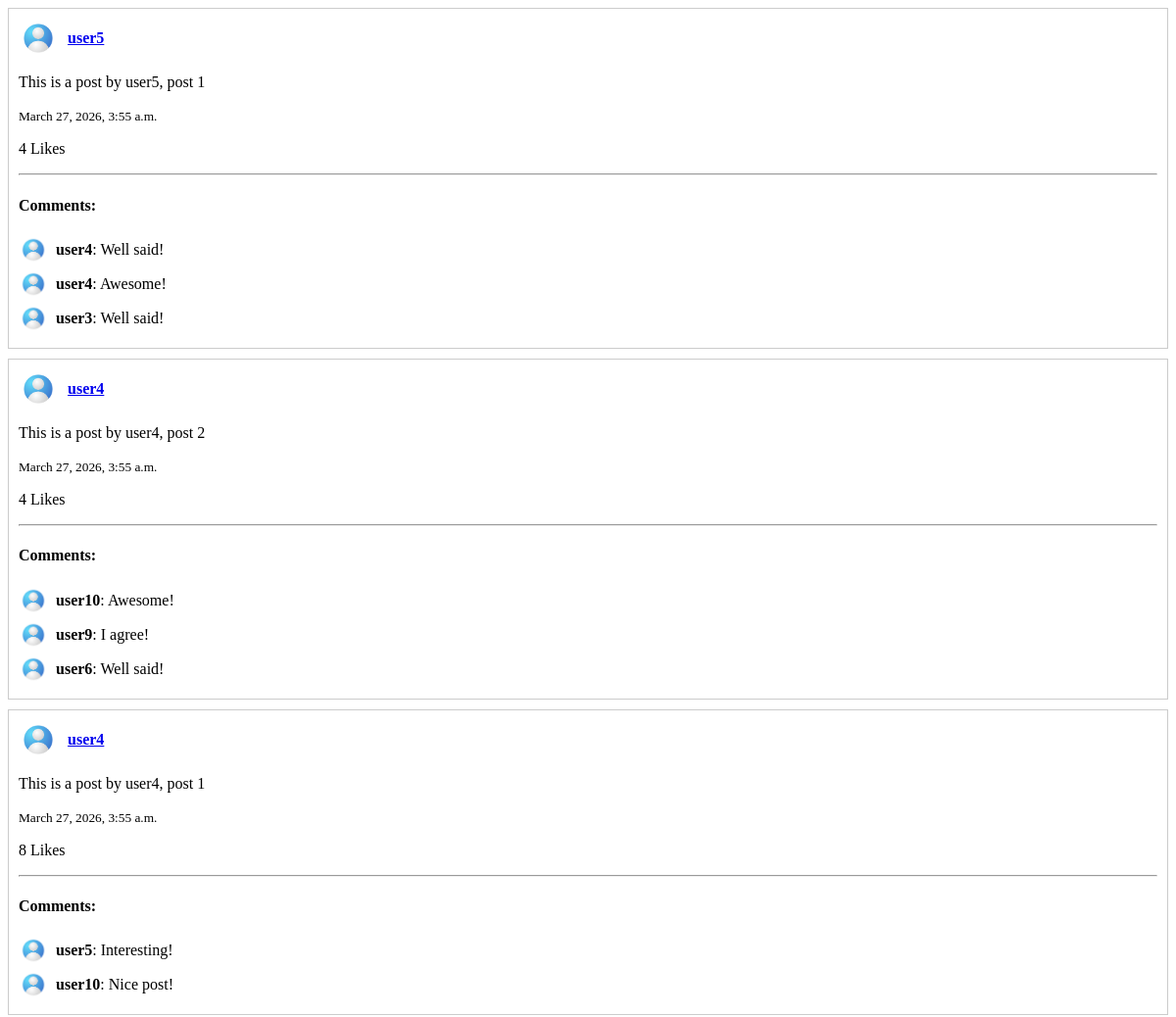
Before: / (middle part) with the older database file.
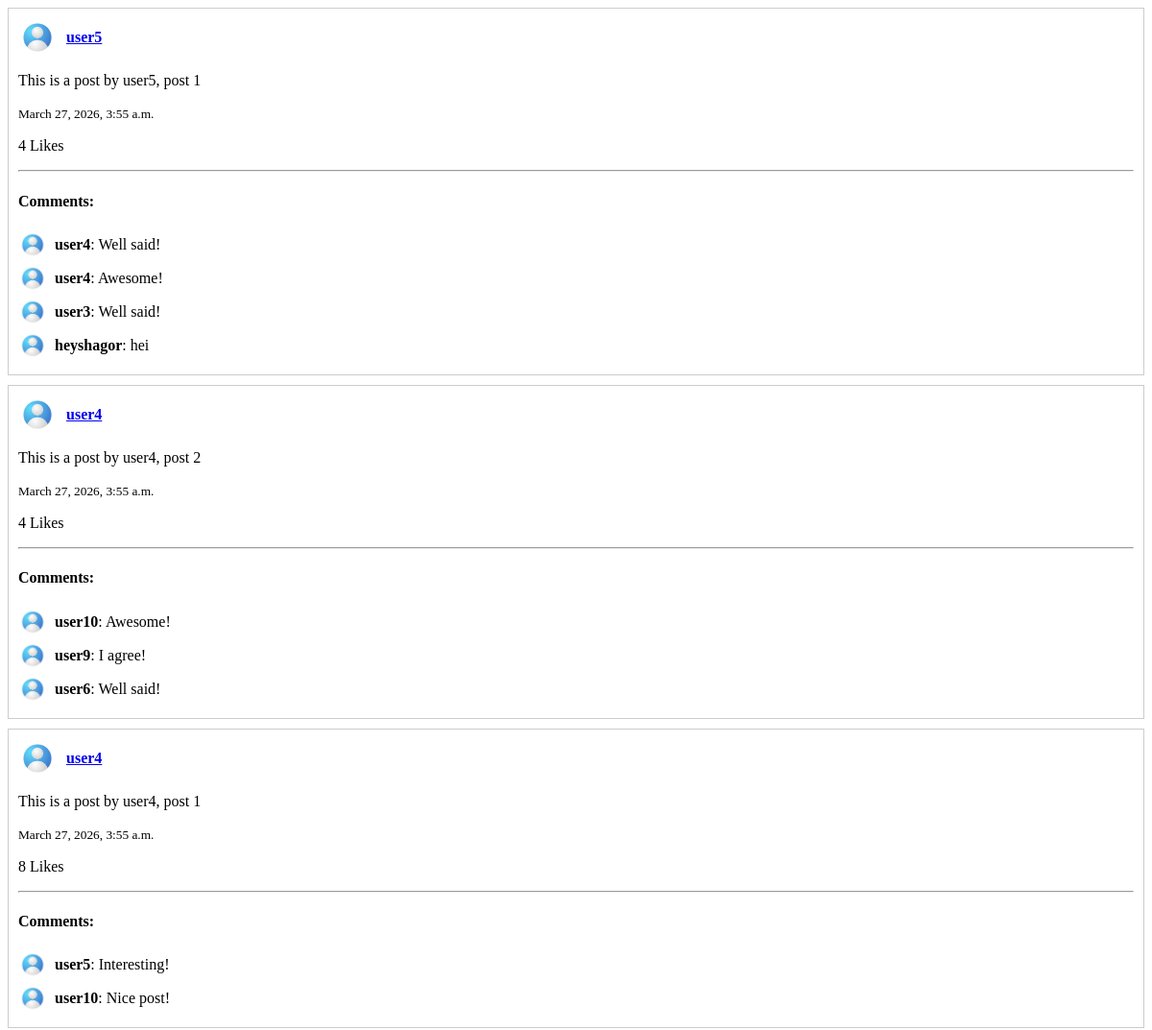
After: the same page with the newer database file.
### core/models.py (models this page shows, shortened)
class Post(models.Model):
    user = models.ForeignKey(User, on_delete=models.CASCADE)
    content = models.TextField()
    image = models.ImageField(upload_to='posts/', null=True, blank=True)
    created_at = models.DateTimeField(auto_now_add=True)

class Comment(models.Model):
    user = models.ForeignKey(User, on_delete=models.CASCADE)
    post = models.ForeignKey(Post, on_delete=models.CASCADE)
    text = models.TextField()
    created_at = models.DateTimeField(auto_now_add=True)

### core/views.py (the view, shortened to what this page needs)
# urls.py: path('', views.home, name='home'),
def home(request):
    posts = Post.objects.all().order_by('-created_at')
    post_form = PostForm()
    comment_form = CommentForm()
    liked_post_ids = []
    if request.user.is_authenticated:
        liked_post_ids = Like.objects.filter(user=request.user).values_list('post_id', flat=True)
    return render(request, 'core/home.html', {
        'posts': posts,
        'form': post_form,
        'comment_form': comment_form,
        'liked_post_ids': liked_post_ids,  # Pass to template
    })

### core/templates/core/home.html (shortened to what this page needs)
{% extends 'core/base.html' %}
{% load static %}
{% block content %}
{% for post in posts %}
<div style="border:1px solid #ccc; padding:10px; margin:10px 0;">
    <div style="display:flex; align-items:center; gap:10px;">
        {% if post.user.profile.profile_pic %}
            <img src="{{ post.user.profile.profile_pic.url }}"
                 width="40" height="40"
                 style="border-radius:50%;">
        {% else %}
            <img src="{% static 'core/default_profile.jpg' %}"
                 width="40" height="40"
                 style="border-radius:50%;">
        {% endif %}
        <strong>
            <a href="{% url 'profile' post.user.username %}">
                {{ post.user.username }}
            </a>
        </strong>
    </div>
    <p>{{ post.content }}</p>
    <small>{{ post.created_at }}</small>
    <p>{{ post.like_set.count }} Likes</p>
    <hr>
    <h4>Comments:</h4>
    {% for comment in post.comment_set.all %}
        <div style="display:flex; align-items:center; gap:8px; margin-bottom:5px;">
            {% if comment.user.profile.profile_pic %}
                <img src="{{ comment.user.profile.profile_pic.url }}"
                     width="30" height="30"
                     style="border-radius:50%;">
            {% else %}
                <img src="{% static 'core/default_profile.jpg' %}"
                     width="30" height="30"
                     style="border-radius:50%;">
            {% endif %}
            <p style="margin:0;">
                <strong>{{ comment.user.username }}</strong>: {{ comment.text }}
            </p>
        </div>
    {% empty %}
        <p>No comments yet.</p>
    {% endfor %}
</div>
{% endfor %}
{% endblock %}

### core/templates/core/base.html (shortened to what this page needs)
{% load static %}
<!DOCTYPE html>
<html lang="en">
<link rel="stylesheet" href="{% static 'core/style.css' %}">
<head>
</head>
<body>
    <div class="container">
        {% block content %}{% endblock %}
    </div>
</body>
</html>

Changed rows visible on the page:
added Comment: user.username "heyshagor", text "hei", shown under Post "This is a post by user5, post 1"
